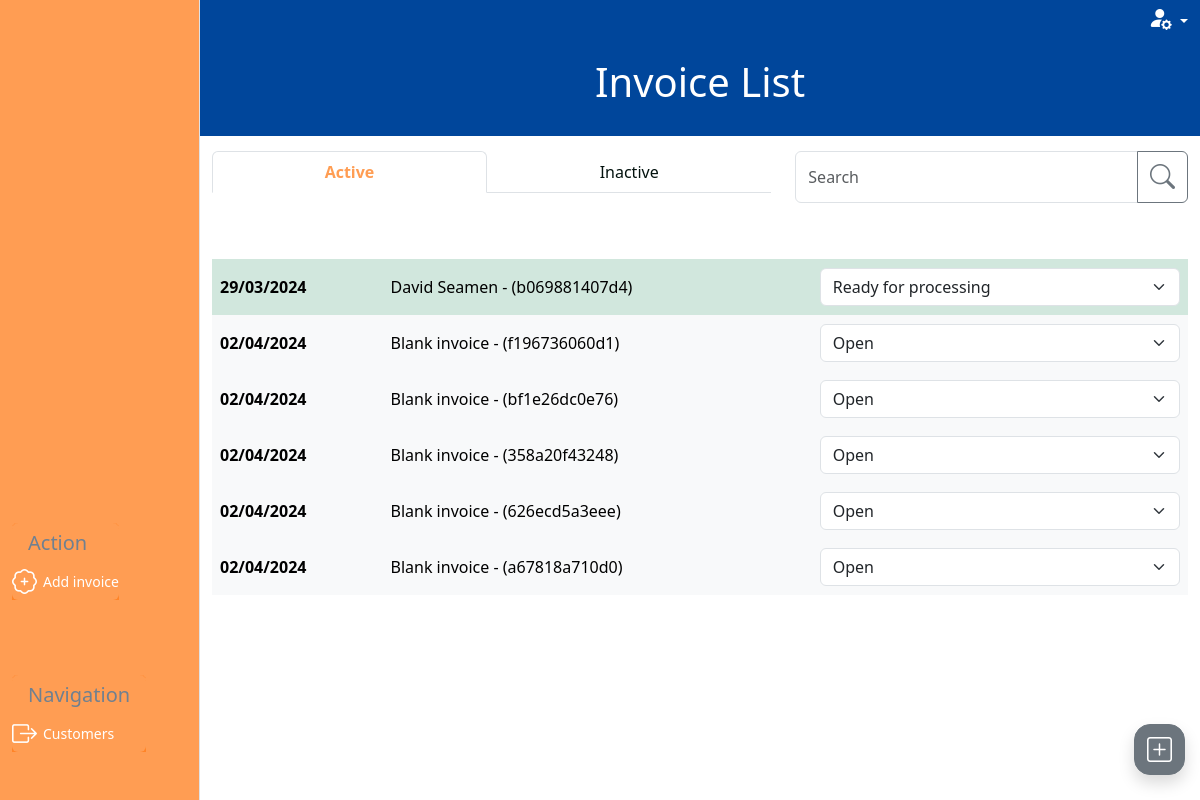
The app's page /invoices/invoice_list with its own data.
### invoice/models.py (models this page shows, shortened)
class Invoice(models.Model):
    class InvoiceStatus(models.IntegerChoices):
        WORK_ON_HOLD = 1, 'Work on hold'
        OPEN = 2, 'Open'
        READY_FOR_PROCESSING = 3, 'Ready for processing'
        READY_FOR_VERIFICATION = 4, 'Ready for verification'
        SENT_TO_CUSTOMER = 5, 'Sent to customer'
        COMPLETE = 6, 'Complete'
    inv_number = models.CharField(
        max_length=10, null=True, editable=False)
    inv_integer = models.PositiveIntegerField(null=True, editable=False)
    customer = models.ForeignKey(
        Customer, on_delete=models.PROTECT, related_name='invoices',
        blank=True, null=True)
    vehicle = models.ForeignKey(
        Vehicle, on_delete=models.PROTECT, related_name='invoices',
        blank=True, null=True)
    date_in = models.DateTimeField(blank=True, null=True)
    mileage = models.PositiveIntegerField(blank=True, null=True)
    status = models.PositiveSmallIntegerField(
        choices=InvoiceStatus.choices, blank=True, null=True)
    active = models.BooleanField(default=True, blank=True, null=True)
    parts_total = models.PositiveIntegerField(blank=True, null=True)
    labour_total = models.PositiveIntegerField(blank=True, null=True)
    subtotal = models.PositiveIntegerField(blank=True, null=True)
    vat_total = models.PositiveIntegerField(blank=True, null=True)
    grand_total = models.PositiveIntegerField(blank=True, null=True)
    slug = models.SlugField(max_length=100, unique=True, blank=False, null=False)
    unique_id = models.CharField(null=True, blank=True, max_length=100)
    def __str__(self):
        if self.inv_integer:
            result = f'{self.customer} - {self.vehicle} - {self.inv_number}'
        elif self.customer and self.vehicle:
            result = f'{self.customer} - {self.vehicle} - ({self.unique_id})'
        elif self.customer or self.vehicle:
            result = f'{self.customer or self.vehicle} - ({self.unique_id})'
        else:
            result = f'Blank invoice - ({self.unique_id})'
        return result

### customer/models.py (models this page shows, shortened)
class Customer(models.Model):
    class CustomerType(models.IntegerChoices):
        TRADE = 1, 'Trade'
        PRIVATE = 2, 'Private'
    class PaymentTerms(models.IntegerChoices):
        PIA = 1, 'Payment in advance'
        NET_7 = 2, '7 days'
        NET_14 = 3, '14 days'
        NET_30 = 4, '30 days'
        NET_60 = 5, '60 days'
    name = models.CharField(max_length=20, blank=False, null=False)
    friendly_name = models.CharField(max_length=10, blank=True, null=True)
    type = models.PositiveSmallIntegerField(
        choices=CustomerType.choices, blank=True, null=True)
    address_line_1 = models.CharField(max_length=27, blank=True, null=True)
    address_line_2 = models.CharField(max_length=27, blank=True, null=True)
    city_region = models.CharField(max_length=27, blank=True, null=True)
    postcode = models.CharField(max_length=10, blank=True, null=True)
    contact_number_primary = models.CharField(max_length=20, blank=True, null=True)
    email = models.CharField(max_length=20, blank=True, null=True)
    payment_terms = models.PositiveSmallIntegerField(
        choices=PaymentTerms.choices, blank=True, null=True)
    active = models.BooleanField(default=True, blank=True, null=True)
    slug = models.SlugField(max_length=100, unique=True, blank=False, null=False)
    def __str__(self):
        return self.name

### invoice/views.py (the view, shortened to what this page needs)
# urls.py: path('invoice_list', views.invoice_list, name='invoice_list'),
def invoice_list(request):
    create_invoice_form = InvoiceForm(initial={'status': 2})
    invoices = Invoice.objects.all()
    query = None
    filter_mapping = {
        'active': [2, 3, 4],
        'pending': [5,],
        'inactive': [1, 6]
    }
    filter = 'active'
    if request.method == 'GET':
        if 'filter' in request.GET:
            filter = request.GET['filter']
            if 'q' in request.GET:
                query = request.GET['q']
                if not query:
                    messages.error(request, 'Nothing entered in search bar.')
                    return redirect(reverse('invoice_list'))
                queries = Q(customer__name__icontains=query) | Q(vehicle__registration__icontains=query)
                invoices = invoices.filter(queries)
    status_to_filter = filter_mapping.get(filter)
    invoices=invoices.filter(status__in=status_to_filter)
    all_status_options = dict(Invoice.InvoiceStatus.choices)
    status_mapping = {
        1: (2,),
        2: (3, 1),
        3: (4, 2),
        4: (5, 3),
        5: (6, 4,)
    }
    class_mapping = {
        1: 'table-secondary',
        3: 'table-success',
        4: 'table-warning'
    }
    for invoice in invoices:
        available_status_options = status_mapping.get(invoice.status, {})
        invoice.available_status_options = extract_options(all_status_options, *available_status_options)
    context = {
        'create_invoice_form': create_invoice_form,
        'invoices': invoices,
        'search_term': query,
        'filter_status': filter,
        'table_class_dict': class_mapping
    }
    return render(request, 'invoice/invoice_list.html', context)

### customer/models.py (called while the page is built)
    def __str__(self):
        return self.registration

### invoice/context_processors.py (called while the page is built)
def user_creds(request):
    return {
        'Mechanic': request.user.groups.filter(name='Mechanic').exists(),
        'Accounts': request.user.groups.filter(name='Accounts').exists(),
        'Foreman': request.user.groups.filter(name='Foreman').exists(),
    }

### invoice/forms.py (called while the page is built)
def add_or_edit_button(slug):
    if slug:
        text = 'Edit'
    else:
        text = 'Create'
    return text

def add_or_edit_path(slug, type):
    if slug:
        path = reverse('edit_'+type, args=[slug])
    else:
        path = reverse('create_'+type)
    return path

def add_or_edit_modal(slug, type, layout):
    if slug:
        layout
    else:
        layout = Modal(
            layout,
            css_id=type+"_modal",
            title="Add "+type.capitalize(),
            css_class="modal-lg h-100 overflow-y-auto"
        )
    return  layout

    def create_option(self, name, value, label, selected, index, subindex=None, attrs=None):
        option = super().create_option(
            name, value, label, selected, index, subindex=subindex, attrs=attrs)
        try:
            instance = self.choices.queryset.get(pk=value.value)
            option_fk = instance.customer.id
            if option_fk:
                option['attrs']['class'] = option_fk
        except:
            option['attrs']['class'] = 'no_customer'
        return option

### invoice/templatetags/custom_tags.py (called while the page is built)
@register.filter
def get_class(value, arg):
    return arg.get(value, 'table-light')

@register.filter
def date_uk(value):
    return formats.date_format(value, "d/m/Y")

### invoice/views.py (called while the page is built)
def extract_options(status_options, *keys_to_keep):
    return {key: status_options[key] for key in keys_to_keep}

### invoice/templates/invoice/invoice_list.html (shortened to what this page needs)
{% extends "base_dashboard.html" %}
{% load static %}
{% load crispy_forms_tags %}
{% load custom_tags %}
{% block css %}
{{ block.super }}
<link rel="stylesheet" href="{% static 'invoice/css/invoice.css' %}">
{% endblock %}
{% block page_heading %}Invoice List{% endblock %}
{% block side_menu_action_items %}
<a type="button" data-bs-toggle="modal" data-bs-target="#invoice_modal" class="btn side-menu-link text-white"><i
        class="bi bi-patch-plus"></i> <span>Add invoice</span></a>
{% endblock side_menu_action_items %}
{% block side_menu_nav_items %}
<a href="{% url 'customer_list' %}" class="btn side-menu-link text-white"><i
        class="bi bi-box-arrow-right"></i><span>Customers</span></a>
{% endblock side_menu_nav_items %}
{% block filter_search %}
<div class="col-7 d-none d-lg-block mb-4">
    <ul class="nav nav-tabs nav-fill" role="navigation">
        <li class="nav-item">
            <a class="nav-link {% if filter_status == 'active' %}active" aria-current="page" {% else %}" {% endif %}
            href="{% url 'invoice_list' %}">Active</a>
        </li>
        <li class="nav-item">
            <a class="nav-link {% if filter_status == 'inactive' %}active" aria-current="page" {% else %}" {% endif %}
            href="{% url 'invoice_list' %}?filter=inactive">Inactive</a>
        </li>
    </ul>
</div>
<div class="col-lg-5 d-none d-lg-block ">
    <form action="{% url 'invoice_list' %}" method="GET">
        {% include 'includes/searchbar.html' %}
    </form>
</div>
{% endblock %}
{% block dashboard_content %}
<table class="table table-hover align-middle invoice-list-table">
    <tbody>
        {% if invoices %}
        {% for invoice in invoices %}
        {% with status=invoice.status %}
        {% if status == 1 and Mechanic or status == 3 and Mechanic %}
        {% elif status == 4 and not Accounts %}
        {% else %}
        <tr class="{{ invoice.status|get_class:table_class_dict }}">
            <th scope="row " class="d-none d-lg-table-cell">
                <a href="{% url 'invoice_summary' invoice.slug %}">{{invoice.date_in|date_uk}}</a>
            </th>
            <td class="d-none d-lg-table-cell">
                <a href="{% url 'invoice_summary' invoice.slug %}">{{invoice}}</a>
            </td>
            <td>
                <form action="{% url 'invoice_list' %}" method="POST" id="invoice_change_status_{{invoice.pk}}">
                    <select class="form-select" aria-label="Default select example" onchange="submitForm(this)"
                        name="status">
                        <option selected disabled>{{invoice.get_status_display}}</option>
                    </select>
                </form>
            </td>
        </tr>
        {% endif %}
        {% endwith %}
        {% endfor %}
        {% else %}
        <div class="text-center">
            <h5>No results</h5>
        </div>
        {% endif %}
    </tbody>
</table>
{% endblock %}

### static/css/base.css (style rules this page uses)
html { height: 100%; overflow: hidden; }
a { color: black; text-decoration: none; }
i { font-size: 25px; }
.side-menu-link { display: flex; justify-content: end; align-items: center; justify-content: start; font-size: 14px; font-weight: 500; border:none; margin-right: 0px; padding: 0; }
.side-menu-link > i { font-size: 25px; margin-right: 6px; }
tr { line-height: 40px; }
th > a, td > a { text-decoration: none; display:block }
.invoice-list-table tr, .invoice-list-table td, .invoice-list-table th, .bottom-row, .bottom-row td { border: none!important; }

### invoice/static/invoice/css/invoice.css (style rules this page uses)
.nav-item .nav-link { color: #03120E; }
.nav-tabs .nav-item .nav-link.active { color: #FF9D53!important; font-weight: 600; }

### records on screen
Invoice: date_in "29/03/2024", inv_integer+customer+vehicle "David Seamen - (b069881407d4)", status "Ready for processing"
Invoice: date_in "02/04/2024", inv_integer+customer+vehicle "Blank invoice - (f196736060d1)", status "Open"
Invoice: date_in "02/04/2024", inv_integer+customer+vehicle "Blank invoice - (bf1e26dc0e76)", status "Open"
Invoice: date_in "02/04/2024", inv_integer+customer+vehicle "Blank invoice - (358a20f43248)", status "Open"
Invoice: date_in "02/04/2024", inv_integer+customer+vehicle "Blank invoice - (626ecd5a3eee)", status "Open"
Invoice: date_in "02/04/2024", inv_integer+customer+vehicle "Blank invoice - (a67818a710d0)", status "Open"
